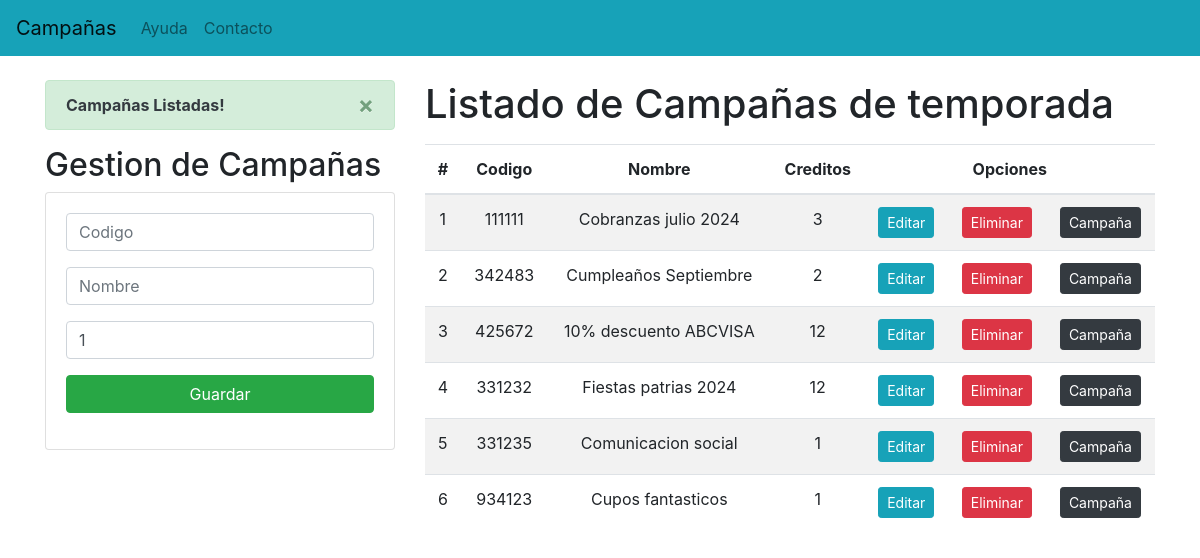
The app's page /, older data.
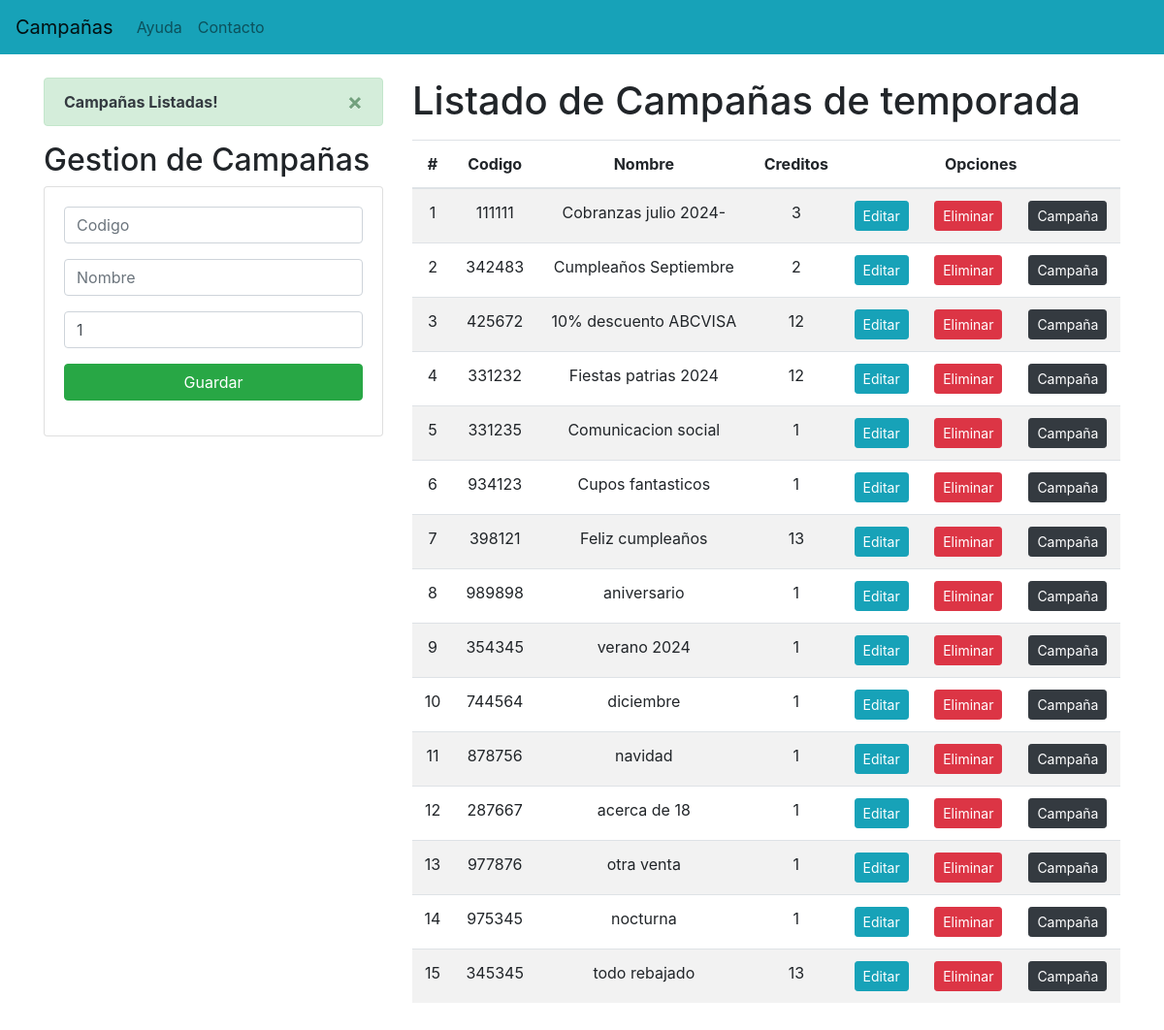
The same page, newer data.
### Aplicaciones/Academico/models.py (models this page shows, shortened)
class Curso(models.Model):
    codigo = models.CharField(primary_key=True,max_length=6)
    nombre = models.CharField(max_length=50)
    creditos = models.PositiveSmallIntegerField()

### Aplicaciones/Academico/views.py (the view)
# urls.py: path('',views.home),
def home(request):
    cursosListados = Curso.objects.all()
    messages.success(request,'Campañas Listadas!')
    return render(request,"gestionCursos.html",{"cursos":cursosListados})

### Aplicaciones/Academico/templates/gestionCursos.html (shortened to what this page needs)
{% extends "./base.html" %}
{% block body%}
<div class="row">
    <div class="col-sm-12 col-md-6 col-lg-4 col-xl-4">
        {% if messages %}
        {% for message in messages %}
        <div class="alert alert-dismissible alert-success">
            <button type="button" class="close" data-dismiss="alert">&times;</button>
            <strong class="text-dark">{{ message }}</strong>
        </div>
        {% endfor %}
        {% endif %}
        <h2>Gestion de Campañas</h2>
        <div class="card">
            <div class="card-body">
                <form action="/registrarCurso/" method="POST">{% csrf_token %}
                    <div class="form-group">
                        <input type="text"  id="txtCodigo" name="txtCodigo" class="form-control" placeholder="Codigo" minlength="6" maxlength="6" required>
                    </div>
                    <div class="form-group">
                        <input type="text"  id="txtNombre" name="txtNombre" class="form-control" placeholder="Nombre"  maxlength="50" required>
                    </div>
                    <div class="form-group">
                        <input type="text"  id="numCreditos" name="numCreditos" class="form-control" min="1" max="9" value="1" required>
                    </div>
                    <div class="form-group">
                        <button type="submit" class="btn btn-success btn-block text-white">Guardar</button>
                    </div>
                </form>
            </div>
        </div>
    </div>
    <div class="col-sm-12 col-md-6 col-lg-8 col-xl-8">
        <h1>Listado de Campañas de temporada</h1>
        <div class="table-responsive py-2">
            <table class="table table-striped">
            <thead>
                <tr>
                    <th>#</th>
                    <th>Codigo</th>
                    <th>Nombre</th>
                    <th>Creditos</th>
                    <th colspan="3">Opciones</th>
                </tr>
            </thead>
            <tbody>
                {% for c in cursos %}
                <tr>
                    <td>{{forloop.counter}}</td>
                    <td>{{c.codigo}}</td>
                    <td>{{c.nombre}}</td>
                    <td>{{c.creditos}}</td>
                    <td><a href="edicionCurso/{{c.codigo}}" class="btn btn-info btn-sm">Editar</a></td>
                    <td><a href="eliminarCurso/{{c.codigo}}" class="btn btn-danger btnEliminacion btn-sm">Eliminar</a></td>
                    <td><a href="campanaCurso/{{c.codigo}}" class="btn btn-dark btn-sm">Campaña</a></td>
                </tr>
                {% endfor %}
            </tbody>
            </table>
        </div>
    </div>
</div>
{% endblock %}

### Aplicaciones/Academico/templates/base.html (shortened to what this page needs)
<!DOCTYPE html>
<html lang="en">
<head>
    {% load static %}
    <link rel="stylesheet" href="https://cdn.jsdelivr.net/npm/bootstrap@4.5.3/dist/css/bootstrap.min.css">
    <link rel="stylesheet" href="{% static 'css/gestionCursos.css' %}">
</head>
<body>
    <nav class="navbar navbar-expand-lg navbar-light bg-info">
        <a class="navbar-brand" href="#">Campañas</a>
        <div class="collapse navbar-collapse" id="navbarNav">
          <ul class="navbar-nav">
            <li class="nav-item">
              <a class="nav-link" href="#">Ayuda</a>
            </li>
            <li class="nav-item">
              <a class="nav-link" href="#">Contacto</a>
            </li>
          </ul>
        </div>
      </nav>
      <div class="container py-4">
        {% block body%}
        {% endblock %}
      </div>
</body>
</html>

### Aplicaciones/Academico/static/css/gestionCursos.css (style rules this page uses)
th, td { text-align: center; vertical-align: middle; }

Row changes from the older to the newer data that the page shows:
changed Curso id 111111: nombre "Cobranzas julio 2024" → "Cobranzas julio 2024-"
added Curso: codigo "398121", nombre "Feliz cumpleaños", creditos "13"
added Curso: codigo "989898", nombre "aniversario", creditos "1"
added Curso: codigo "354345", nombre "verano 2024", creditos "1"
added Curso: codigo "744564", nombre "diciembre", creditos "1"
added Curso: codigo "878756", nombre "navidad", creditos "1"
added Curso: codigo "287667", nombre "acerca de 18", creditos "1"
added Curso: codigo "977876", nombre "otra venta", creditos "1"
added Curso: codigo "975345", nombre "nocturna", creditos "1"
added Curso: codigo "345345", nombre "todo rebajado", creditos "13"
